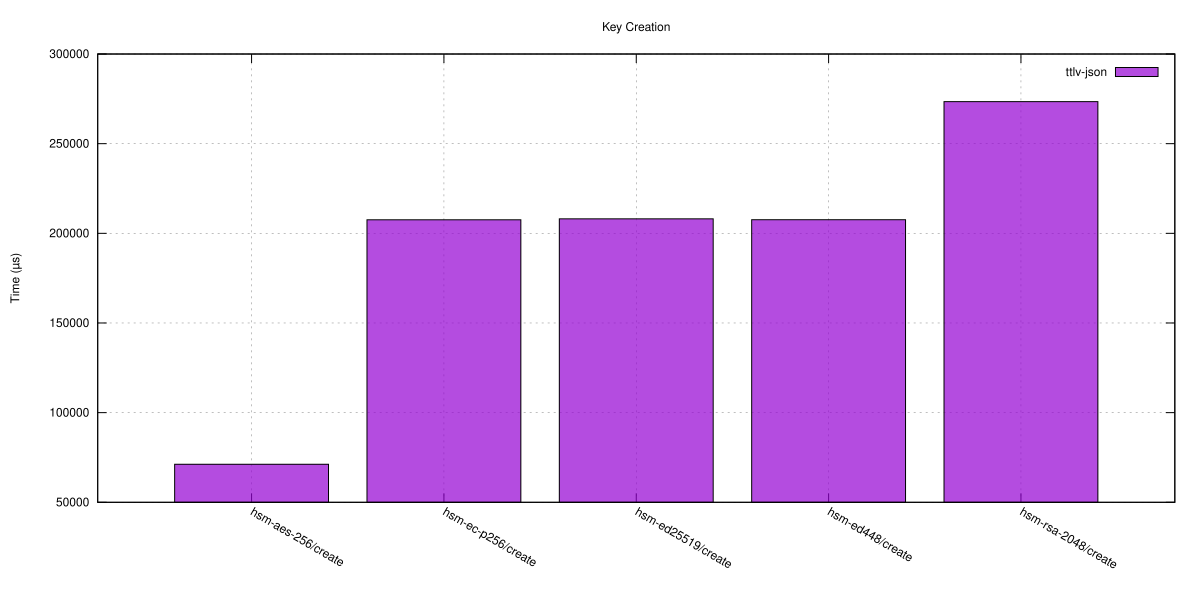

Recreate this plot in gnuplot.
set terminal svg size 1200,600 enhanced font 'Helvetica,12'
set output 'key_creation.svg'
set title 'Key Creation'
set grid
set ylabel 'Time (µs)'
set style data boxes
set style fill solid 0.7 border -1
set boxwidth 0.800
set grid ytics
set key top right
set xtics rotate by -30
set xtics ("hsm-aes-256/create" 0, "hsm-ec-p256/create" 1, "hsm-ed25519/create" 2, "hsm-ed448/create" 3, "hsm-rsa-2048/create" 4)
plot 'key_creation.dat' using ($1+0.000):2 with boxes lw 1 title 'ttlv-json'
